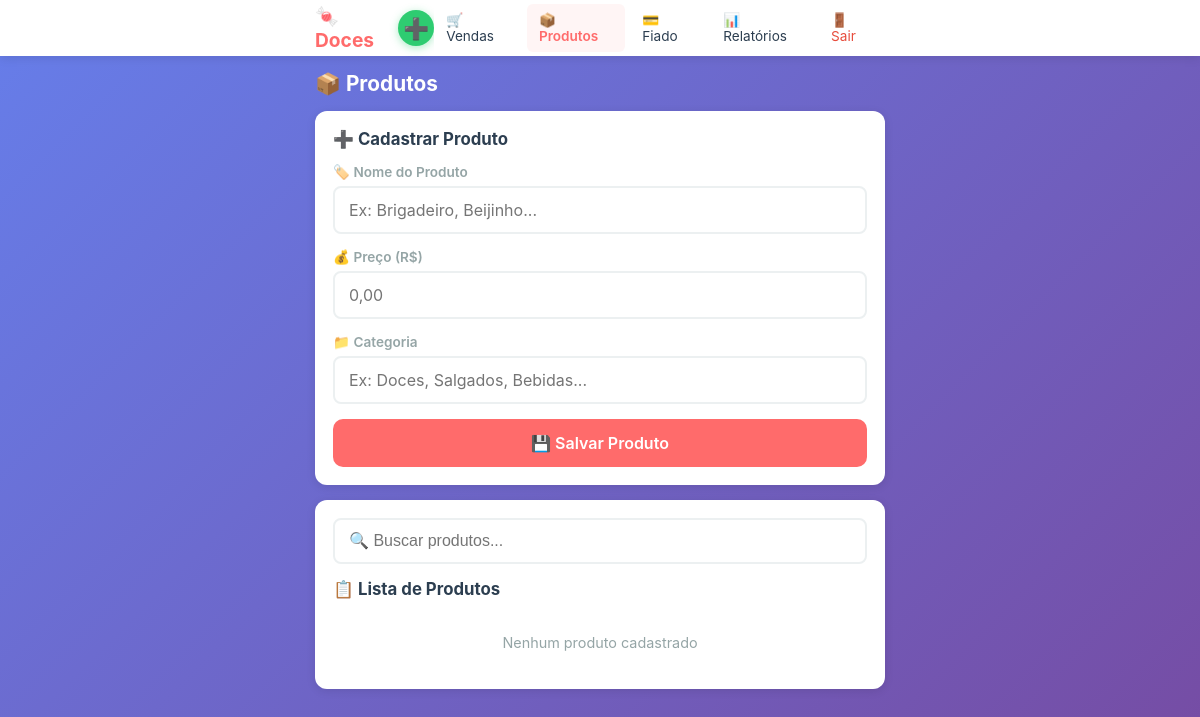
The page /produtos (signed in) on the database as committed earlier.
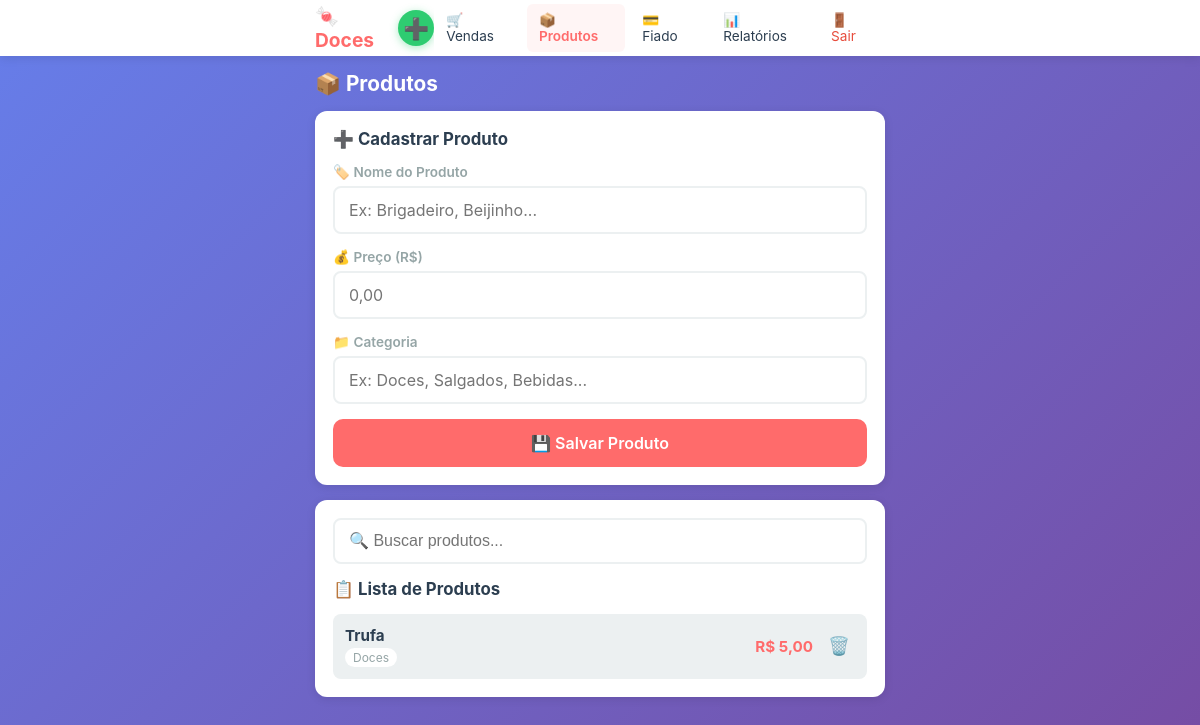
The same page on the database as committed later.
### app.py (models this page shows)
class Produto(db.Model):
    __tablename__ = 'produtos'
    id = db.Column(db.Integer, primary_key=True)
    nome = db.Column(db.String(100), nullable=False)
    preco = db.Column(db.Float, nullable=False)
    categoria = db.Column(db.String(50), default='')
    ativo = db.Column(db.Boolean, default=True)
    created_at = db.Column(db.DateTime, default=datetime.now)

### app.py (the view)
@app.route('/produtos')
@login_required
def produtos():
    produtos = Produto.query.order_by(Produto.nome).all()
    return render_template('produtos.html', produtos=produtos)

### app.py (called while the page is built)
def login_required(f):
    @wraps(f)
    def decorated_function(*args, **kwargs):
        if 'logged_in' not in session:
            return redirect(url_for('login'))
        return f(*args, **kwargs)
    return decorated_function

def formatar_br(valor):
    return f"{valor:,.2f}".replace(",", "X").replace(".", ",").replace("X", ".")

@app.template_filter('moeda_br')
def moeda_br_filter(valor):
    return formatar_br(valor)

### templates/produtos.html (shortened to what this page needs)
{% extends "base.html" %}
{% block content %}
<div class="page-header">
    <h2>📦 Produtos</h2>
</div>
<div class="card">
    <h3>➕ Cadastrar Produto</h3>
    <div class="form-group">
        <label>🏷️ Nome do Produto</label>
        <input type="text" id="nomeProduto" placeholder="Ex: Brigadeiro, Beijinho...">
    </div>
    <div class="form-group">
        <label>💰 Preço (R$)</label>
        <input type="text" id="precoProduto" placeholder="0,00" oninput="formatarInputMoeda(this)">
    </div>
    <div class="form-group">
        <label>📁 Categoria</label>
        <input type="text" id="categoriaProduto" placeholder="Ex: Doces, Salgados, Bebidas...">
    </div>
    <button class="btn btn-primary btn-full" onclick="salvarProduto()">💾 Salvar Produto</button>
</div>
<div class="card">
    <div class="busca-container">
        <input type="text" id="buscaProduto" placeholder="🔍 Buscar produtos..." onkeyup="filtrarProdutos()">
    </div>
    <h3>📋 Lista de Produtos</h3>
    <div id="listaProdutos" class="lista-produtos">
        {% for produto in produtos %}
        <div class="produto-item" data-nome="{{ produto.nome.lower() }}">
            <div class="produto-info">
                <strong>{{ produto.nome }}</strong>
                <span class="categoria">{{ produto.categoria }}</span>
            </div>
            <div class="produto-actions">
                <span class="preco">R$ {{ produto.preco|moeda_br }}</span>
                <button class="btn-icon" onclick="excluirProduto({{ produto.id }})">🗑️</button>
            </div>
        </div>
        {% else %}
        <p class="empty">Nenhum produto cadastrado</p>
        {% endfor %}
    </div>
</div>
{% endblock %}

Rows that differ between the two databases and show on the page:
added Produto: nome "Trufa", categoria "Doces", preco|moeda_br "5,00"
Other text that changed with them:
text no longer shown: "Nenhum produto cadastrado"
